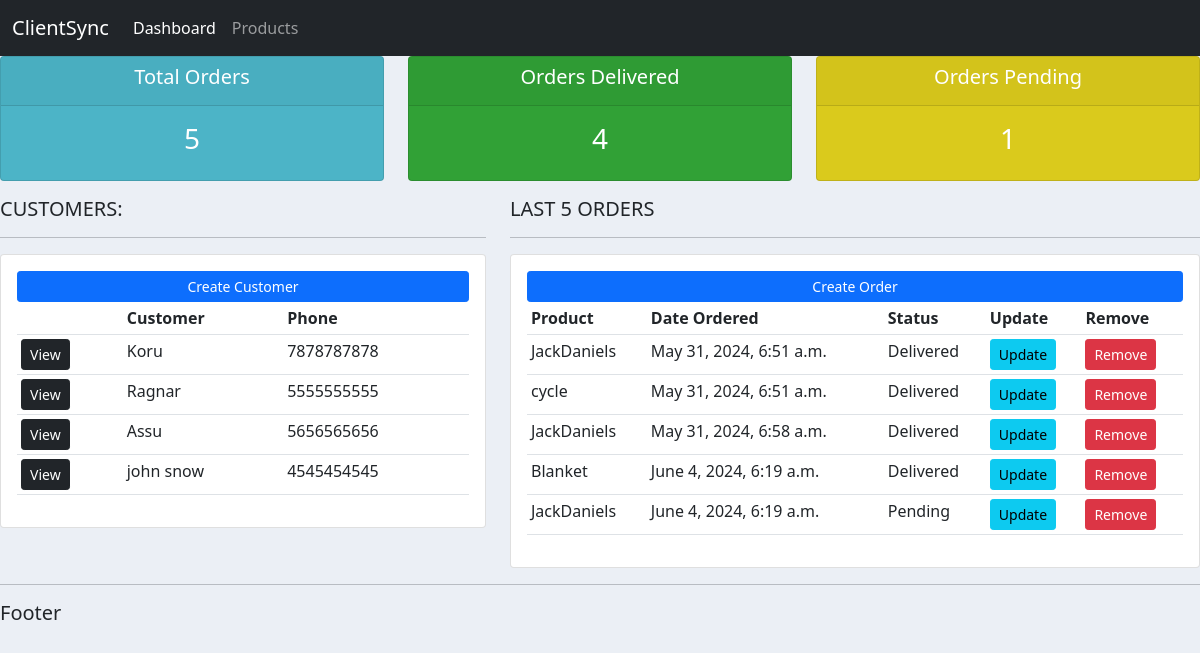
The app's page /, older data.
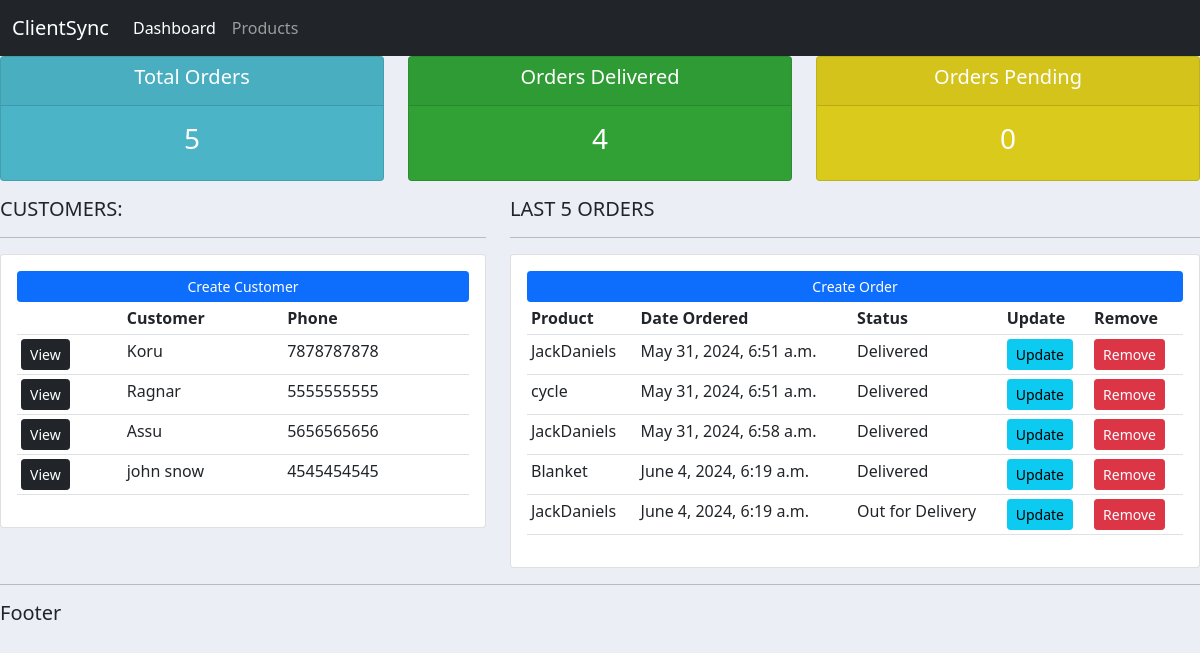
The same page, newer data.
### accounts/models.py (models this page shows, shortened)
class Order(models.Model):
    STATUS = (
        ('Pending', 'Pending'),
        ('Out for Delivery', 'Out for Delivery'),
        ('Delivered','Delivered')
    )
    customer = models.ForeignKey(Customer, null=True, on_delete=models.SET_NULL)
    product = models.ForeignKey(Product, null=True, on_delete=models.SET_NULL)
    date_created = models.DateTimeField(auto_now_add=True)
    status = models.CharField(max_length=100,null=True,choices=STATUS)

class Product(models.Model):
    CATEGORIES = (
        ('Indoor', 'Indoor'),
        ('Outdoor', 'Outdoor')
    )
    name = models.CharField(max_length=100, null=True)
    price = models.FloatField(null=True)
    category = models.CharField(max_length=100, null=True, choices=CATEGORIES)
    description = models.TextField(max_length=100, null=True)
    date_created = models.DateTimeField(auto_now_add=True)
    tags = models.ManyToManyField(Tags)
    def __str__(self) -> str:
        return self.name

### accounts/views.py (the view)
# urls.py: path('', views.home, name='home' ),
def home(request):
    orders = Order.objects.all()
    customers = Customer.objects.all()
    total_customers = customers.count()
    total_orders = orders.count()
    delivered = orders.filter(status='Delivered').count()
    pending = orders.filter(status='Pending').count()
    context = {'orders':orders, 'customers':customers,
            'total_orders':total_orders,
            'delivered':delivered,'pending':pending}
    return render(request, 'accounts/dashboard.html',context)

### accounts/templates/accounts/dashboard.html
{%extends 'accounts/main.html'%}
{%block content%}
{%include 'accounts/status.html'%}
<div class="row">
    <div class="col-md-5">
        <h5>CUSTOMERS:</h5>
        <hr>
        <div class="card card-body">
            <a class="btn btn-primary btn-sm btn-block" href="">Create Customer</a>
            <table class="table table-sm">
                <tr>
                    <th></th>
                    <th>Customer</th>
                    <th>Phone</th>
                </tr>
                {% for customer in customers %}
                <tr>
                    <td><a class="btn btn-sm btn-dark" href="{% url 'customer' customer.id %}">View</a></td>
                    <td>{{customer.name}}</td>
                    <td>{{customer.phone}}</td>
                </tr>
                {% endfor %}
            </table>
        </div>
    </div>
    <div class="col-md-7">
        <h5>LAST 5 ORDERS</h5>
        <hr>
        <div class="card card-body">
            <a class="btn btn-primary btn-sm btn-block" href="{% url 'create_order'%}">Create Order</a>
            <table class="table table-sm">
                <tr>
                    <th>Product</th>
                    <th>Date Ordered</th>
                    <th>Status</th>
                    <th>Update</th>
                    <th>Remove</th>
                </tr>
                {% for order in orders %}
                <tr>
                    <td>{{order.product}}</td>
                    <td>{{order.date_created}}</td>
                    <td>{{order.status}}</td>
                    <td><a class="btn btn-sm btn-info" href="{% url 'update_order' order.id%}">Update</a></td>
                    <td><a class="btn btn-sm btn-danger" href="{% url 'delete_order' order.id%}">Remove</a></td>
                </tr>
                {% endfor %}
            </table>
        </div>
    </div>
</div>
{%endblock content%}

Row changes from the older to the newer data that the page shows:
changed Order: status "Pending" → "Out for Delivery"
Text that changed along with them:
{{ pending }}: "1" → "0"
